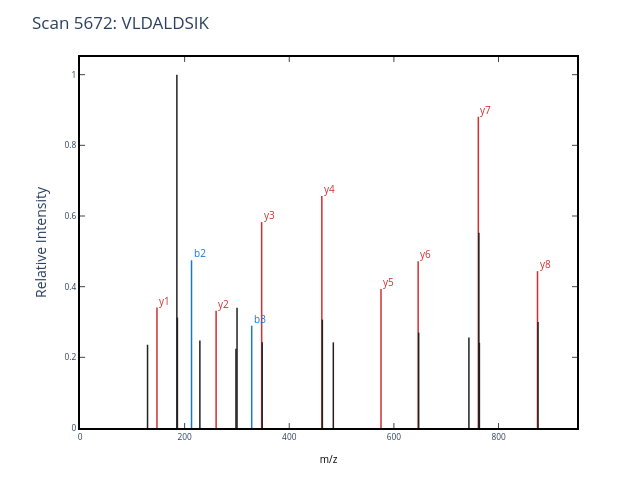

The notebook cell saved with this chart:
### Markdown cell above
## 2.1 What is a PSM?

In Notebook 1, we saw how a mass spectrum is produced by fragmenting a peptide and recording the masses of the resulting fragment ions. We also saw a **peptide-spectrum match (PSM)**: a candidate assignment of a peptide sequence to an observed spectrum, produced by a database search tool.

We claimed that **scan 5672** was matched to **VLDALDSIK** from bovine carbonic anhydrase. However, how do we know this? Is it possible that scan 5672 corresponds to a different peptide? Is it possible that the matches between the observed fragment ions and the theoretical fragment ions of **VLDALDSIK** occured solely by chance? When tools report a list of peptide-spectrum matches, they have to distinguish between the confident PSMs, where the match between theoretical and experimental fragment ions is very good, and low-quality PSMs, where the match between theoretical and experimental ions occured due to chance. 

To distinguish between good and bad PSMs, the most common approach is called the target-decoy strategy. In target-decoy, spectra are searched against real peptide sequences, corresponding to peptides from proteins that are expected to be in the sample, and decoy peptide sequences, peptides that don't correspond to any real proteins. Any PSMs where a spectrum is matched to a decoy peptide is a bad PSM, as the peptide doesn't really exist! Therefore, the match can only happen by chance.

Decoy peptides are commonly generated by taking the sequence of a real peptide, holding the terminal amino acids in place, and scrambling everything in-between. For example:

Target Peptide: **VLDALDSIK**
Decoy Peptide: **VDLSADLIK**

### Code cell
mzml_path = 'Data/04-17-23_CA_Tryp_HCD_10min-calib.mzML'
peptide   = 'VLDALDSIK'
scan      = 5672

spectrum = get_MS2_object(mzml_path, scan, peptide=peptide)
plot_MS2(spectrum, title=f'Scan {scan}: {peptide}')

### Figure 1 — Plotly figure (JSON) as saved in the notebook; plotly's stock layout.template omitted (floating-point values rounded to 4 significant figures)
{"data": [{"line": {"color": "rgba (33, 33, 33, 1)", "dash": "solid", "width": 1.5}, "mode": "lines", "name": "_child1", "type": "scatter", "x": [129.1, 129.1], "xaxis": "x", "y": [0, 0.2356], "yaxis": "y"}, {"line": {"color": "rgba (211, 47, 47, 1)", "dash": "solid", "width": 1.5}, "mode": "lines", "name": "_child3", "type": "scatter", "x": [147.1, 147.1], "xaxis": "x", "y": [0, 0.3408], "yaxis": "y"}, {"line": {"color": "rgba (33, 33, 33, 1)", "dash": "solid", "width": 1.5}, "mode": "lines", "name": "_child5", "type": "scatter", "x": [185.2, 185.2], "xaxis": "x", "y": [0, 1], "yaxis": "y"}, {"line": {"color": "rgba (33, 33, 33, 1)", "dash": "solid", "width": 1.5}, "mode": "lines", "name": "_child7", "type": "scatter", "x": [186.2, 186.2], "xaxis": "x", "y": [0, 0.3124], "yaxis": "y"}, {"line": {"color": "rgba (25, 118, 210, 1)", "dash": "solid", "width": 1.5}, "mode": "lines", "name": "_child9", "type": "scatter", "x": [213.2, 213.2], "xaxis": "x", "y": [0, 0.4746], "yaxis": "y"}, {"line": {"color": "rgba (33, 33, 33, 1)", "dash": "solid", "width": 1.5}, "mode": "lines", "name": "_child11", "type": "scatter", "x": [229.1, 229.1], "xaxis": "x", "y": [0, 0.2473], "yaxis": "y"}, {"line": {"color": "rgba (211, 47, 47, 1)", "dash": "solid", "width": 1.5}, "mode": "lines", "name": "_child13", "type": "scatter", "x": [260.2, 260.2], "xaxis": "x", "y": [0, 0.3318], "yaxis": "y"}, {"line": {"color": "rgba (33, 33, 33, 1)", "dash": "solid", "width": 1.5}, "mode": "lines", "name": "_child15", "type": "scatter", "x": [298.1, 298.1], "xaxis": "x", "y": [0, 0.2245], "yaxis": "y"}, {"line": {"color": "rgba (33, 33, 33, 1)", "dash": "solid", "width": 1.5}, "mode": "lines", "name": "_child17", "type": "scatter", "x": [300.2, 300.2], "xaxis": "x", "y": [0, 0.3405], "yaxis": "y"}, {"line": {"color": "rgba (25, 118, 210, 1)", "dash": "solid", "width": 1.5}, "mode": "lines", "name": "_child19", "type": "scatter", "x": [328.2, 328.2], "xaxis": "x", "y": [0, 0.2895], "yaxis": "y"}, {"line": {"color": "rgba (211, 47, 47, 1)", "dash": "solid", "width": 1.5}, "mode": "lines", "name": "_child21", "type": "scatter", "x": [347.2, 347.2], "xaxis": "x", "y": [0, 0.5829], "yaxis": "y"}, {"line": {"color": "rgba (33, 33, 33, 1)", "dash": "solid", "width": 1.5}, "mode": "lines", "name": "_child23", "type": "scatter", "x": [348.2, 348.2], "xaxis": "x", "y": [0, 0.2427], "yaxis": "y"}, {"line": {"color": "rgba (211, 47, 47, 1)", "dash": "solid", "width": 1.5}, "mode": "lines", "name": "_child25", "type": "scatter", "x": [462.3, 462.3], "xaxis": "x", "y": [0, 0.6565], "yaxis": "y"}, {"line": {"color": "rgba (33, 33, 33, 1)", "dash": "solid", "width": 1.5}, "mode": "lines", "name": "_child27", "type": "scatter", "x": [463.3, 463.3], "xaxis": "x", "y": [0, 0.3068], "yaxis": "y"}, {"line": {"color": "rgba (33, 33, 33, 1)", "dash": "solid", "width": 1.5}, "mode": "lines", "name": "_child29", "type": "scatter", "x": [484.2, 484.2], "xaxis": "x", "y": [0, 0.2424], "yaxis": "y"}, {"line": {"color": "rgba (211, 47, 47, 1)", "dash": "solid", "width": 1.5}, "mode": "lines", "name": "_child31", "type": "scatter", "x": [575.3, 575.3], "xaxis": "x", "y": [0, 0.3936], "yaxis": "y"}, {"line": {"color": "rgba (211, 47, 47, 1)", "dash": "solid", "width": 1.5}, "mode": "lines", "name": "_child33", "type": "scatter", "x": [646.4, 646.4], "xaxis": "x", "y": [0, 0.472], "yaxis": "y"}, {"line": {"color": "rgba (33, 33, 33, 1)", "dash": "solid", "width": 1.5}, "mode": "lines", "name": "_child35", "type": "scatter", "x": [647.4, 647.4], "xaxis": "x", "y": [0, 0.2703], "yaxis": "y"}, {"line": {"color": "rgba (33, 33, 33, 1)", "dash": "solid", "width": 1.5}, "mode": "lines", "name": "_child37", "type": "scatter", "x": [743.4, 743.4], "xaxis": "x", "y": [0, 0.2564], "yaxis": "y"}, {"line": {"color": "rgba (211, 47, 47, 1)", "dash": "solid", "width": 1.5}, "mode": "lines", "name": "_child39", "type": "scatter", "x": [761.4, 761.4], "xaxis": "x", "y": [0, 0.8811], "yaxis": "y"}, {"line": {"color": "rgba (33, 33, 33, 1)", "dash": "solid", "width": 1.5}, "mode": "lines", "name": "_child41", "type": "scatter", "x": [762.4, 762.4], "xaxis": "x", "y": [0, 0.5524], "yaxis": "y"}, {"line": {"color": "rgba (33, 33, 33, 1)", "dash": "solid", "width": 1.5}, "mode": "lines", "name": "_child43", "type": "scatter", "x": [763.4, 763.4], "xaxis": "x", "y": [0, 0.2412], "yaxis": "y"}, {"line": {"color": "rgba (211, 47, 47, 1)", "dash": "solid", "width": 1.5}, "mode": "lines", "name": "_child45", "type": "scatter", "x": [874.5, 874.5], "xaxis": "x", "y": [0, 0.444], "yaxis": "y"}, {"line": {"color": "rgba (33, 33, 33, 1)", "dash": "solid", "width": 1.5}, "mode": "lines", "name": "_child47", "type": "scatter", "x": [875.5, 875.5], "xaxis": "x", "y": [0, 0.2997], "yaxis": "y"}], "layout": {"annotations": [{"align": "left", "font": {"color": "#D32F2F", "size": 10}, "opacity": 1, "showarrow": false, "text": "y1", "x": 147.1, "xanchor": "left", "xref": "x", "y": 0.3608, "yanchor": "middle", "yref": "y"}, {"align": "left", "font": {"color": "#1976D2", "size": 10}, "opacity": 1, "showarrow": false, "text": "b2", "x": 213.2, "xanchor": "left", "xref": "x", "y": 0.4946, "yanchor": "middle", "yref": "y"}, {"align": "left", "font": {"color": "#D32F2F", "size": 10}, "opacity": 1, "showarrow": false, "text": "y2", "x": 260.2, "xanchor": "left", "xref": "x", "y": 0.3518, "yanchor": "middle", "yref": "y"}, {"align": "left", "font": {"color": "#1976D2", "size": 10}, "opacity": 1, "showarrow": false, "text": "b3", "x": 328.2, "xanchor": "left", "xref": "x", "y": 0.3095, "yanchor": "middle", "yref": "y"}, {"align": "left", "font": {"color": "#D32F2F", "size": 10}, "opacity": 1, "showarrow": false, "text": "y3", "x": 347.2, "xanchor": "left", "xref": "x", "y": 0.6029, "yanchor": "middle", "yref": "y"}, {"align": "left", "font": {"color": "#D32F2F", "size": 10}, "opacity": 1, "showarrow": false, "text": "y4", "x": 462.3, "xanchor": "left", "xref": "x", "y": 0.6765, "yanchor": "middle", "yref": "y"}, {"align": "left", "font": {"color": "#D32F2F", "size": 10}, "opacity": 1, "showarrow": false, "text": "y5", "x": 575.3, "xanchor": "left", "xref": "x", "y": 0.4136, "yanchor": "middle", "yref": "y"}, {"align": "left", "font": {"color": "#D32F2F", "size": 10}, "opacity": 1, "showarrow": false, "text": "y6", "x": 646.4, "xanchor": "left", "xref": "x", "y": 0.492, "yanchor": "middle", "yref": "y"}, {"align": "left", "font": {"color": "#D32F2F", "size": 10}, "opacity": 1, "showarrow": false, "text": "y7", "x": 761.4, "xanchor": "left", "xref": "x", "y": 0.9011, "yanchor": "middle", "yref": "y"}, {"align": "left", "font": {"color": "#D32F2F", "size": 10}, "opacity": 1, "showarrow": false, "text": "y8", "x": 874.5, "xanchor": "left", "xref": "x", "y": 0.464, "yanchor": "middle", "yref": "y"}], "autosize": false, "height": 480, "hovermode": "closest", "margin": {"b": 52, "l": 80, "pad": 0, "r": 63, "t": 57}, "plot_bgcolor": "white", "showlegend": false, "title": {"text": "Scan 5672: VLDALDSIK"}, "width": 640, "xaxis": {"anchor": "y", "domain": [0, 1], "linecolor": "black", "linewidth": 2, "mirror": "ticks", "nticks": 6, "range": [0, 950], "showgrid": true, "showline": true, "side": "bottom", "tickfont": {"size": 8.33}, "ticks": "inside", "title": {"font": {"color": "#000000", "size": 10}, "text": "m/z"}, "type": "linear", "zeroline": false}, "yaxis": {"anchor": "x", "domain": [0, 1], "linecolor": "black", "linewidth": 2, "mirror": "ticks", "nticks": 6, "range": [0, 1.05], "showgrid": true, "showline": true, "side": "left", "tickfont": {"size": 8.33}, "ticks": "inside", "title": {"text": "Relative Intensity"}, "type": "linear", "zeroline": false}}}
